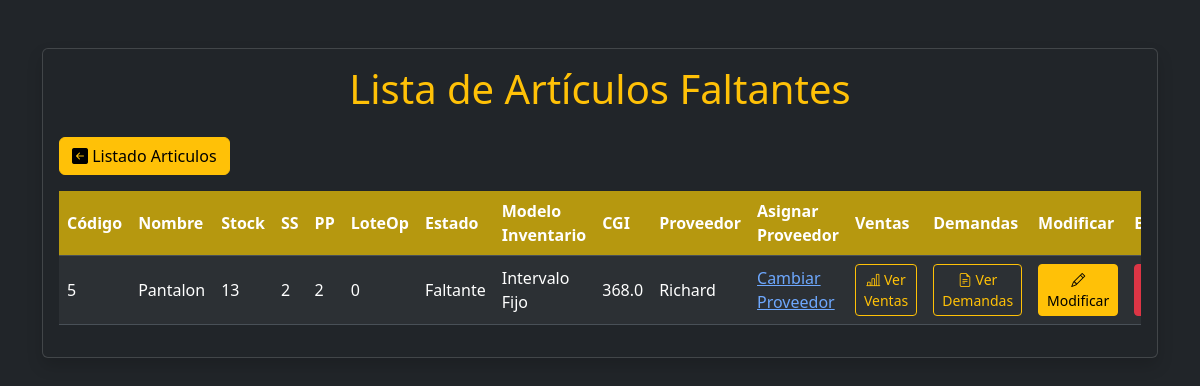
The page /lista_articulos_faltantes/ on the database as committed earlier.
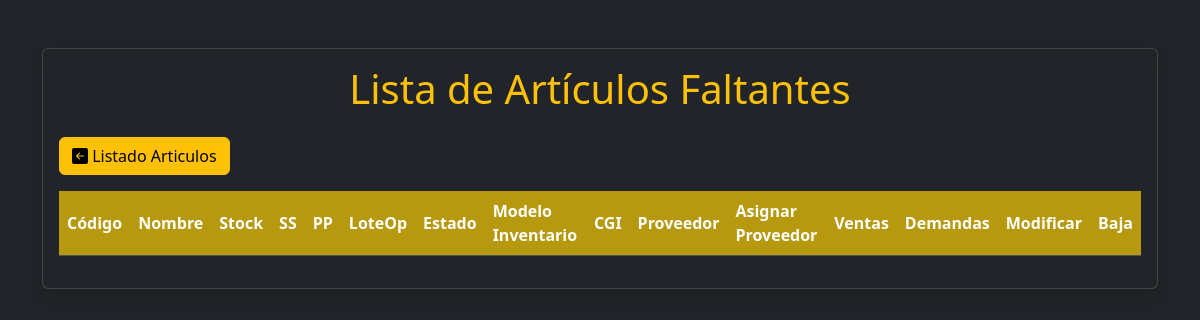
The same page on the database as committed later.
### stock/models.py (models this page shows)
class Articulo(models.Model):
    codArticulo = models.AutoField(primary_key=True)
    fechaAltaArticulo = models.DateField(auto_now_add=True)
    fechaBajaArticulo = models.DateField(null=True, blank=True)
    nombreArticulo = models.CharField(max_length=30)
    stockArticulo = models.IntegerField()
    puntoPedido = models.IntegerField(default=0)
    stockSeguridad = models.IntegerField(default=0)
    loteOptimo = models.IntegerField(default=0)
    cgi = models.FloatField(default=0)
    cantidasIntervaloFijo = models.IntegerField(default=0)
    estado = models.ForeignKey(EstadoArticulo, on_delete=models.CASCADE, related_name='articulos')
    modeloInventario = models.ForeignKey(ModeloInventario, on_delete=models.CASCADE, related_name="articulos")
    proveedor = models.ForeignKey(Proveedor, on_delete=models.CASCADE, related_name='articulos', null=True)
    metodo = models.TextField(default="", null=True, blank=True)
    prediccion_predeterminada = models.ForeignKey('Prediccion_Demanda', on_delete=models.SET_NULL, related_name='articulos_predeterminados', null=True, blank=True)

class EstadoArticulo(models.Model):
    codEA = models.AutoField(primary_key=True)
    nombreEA = models.CharField(max_length=30,null=False)
    fechaHoraBajaEA = models.DateField(null=True, blank=True)

class ModeloInventario(models.Model):
    codMI = models.AutoField(primary_key=True)
    nombreMI = models.CharField(max_length=30,null=False)

class Proveedor(models.Model):
    codProveedor = models.AutoField(primary_key=True)
    fechaBajaProveedor = models.DateField(null=True, blank=True)
    nombreProveedor = models.CharField(null=False, blank=False, max_length=30)
    diasDeDemora = models.IntegerField(null=False, blank=False)
    precioXunidad = models.FloatField(null=False, blank=False)
    costo_pedido = models.FloatField(null=False, blank=False)

### stock/views.py (the view)
# urls.py: path('lista_articulos_faltantes/', ListaArticulosFaltantes.as_view(), name='lista_articulos_faltantes'),
class ListaArticulosFaltantes(ListView):
    model = Articulo
    template_name = 'listar_articulos_faltantes.html'
    context_object_name = 'articulos'
    def get_queryset(self):
        return Articulo.objects.filter(fechaBajaArticulo__isnull=True, estado__nombreEA='Faltante')

### stock/Templates/listar_articulos_faltantes.html (shortened to what the changed rows need)
<!DOCTYPE html>
<html lang="en" data-bs-theme="dark">
<head>
    <link href="https://cdn.jsdelivr.net/npm/bootstrap@5.3.3/dist/css/bootstrap.min.css" rel="stylesheet"
>
    <link rel="stylesheet" href="https://cdn.jsdelivr.net/npm/bootstrap-icons@1.11.3/font/bootstrap-icons.min.css">
</head>
<body>
    <div class="container mt-5">
        <div class="card shadow">
            <div class="card-body">
                <h1 class="card-title mb-4 text-center text-warning">Lista de Artículos Faltantes</h1>
                <div class="table-responsive">
                    <table class="table table-striped table-hover">
                        <thead>
                            <tr>
                                <th scope="col" style="background-color: rgba(221, 182, 9, 0.795);">Código</th>
                                <th scope="col" style="background-color: rgba(221, 182, 9, 0.795);">Nombre</th>
                                <th scope="col" style="background-color: rgba(221, 182, 9, 0.795);">Stock</th>
                                <th scope="col" style="background-color: rgba(221, 182, 9, 0.795);">SS</th>
                                <th scope="col" style="background-color: rgba(221, 182, 9, 0.795);">PP</th>
                                <th scope="col" style="background-color: rgba(221, 182, 9, 0.795);">LoteOp</th>
                                <th scope="col" style="background-color: rgba(221, 182, 9, 0.795);">Estado</th>
                                <th scope="col" style="background-color: rgba(221, 182, 9, 0.795);">Modelo Inventario</th>
                                <th scope="col" style="background-color: rgba(221, 182, 9, 0.795);">CGI</th>
                                <th scope="col" style="background-color: rgba(221, 182, 9, 0.795);">Proveedor</th>
                                <th scope="col" style="background-color: rgba(221, 182, 9, 0.795);">Asignar Proveedor</th>
                                <th scope="col" style="background-color: rgba(221, 182, 9, 0.795);">Ventas</th>
                                <th scope="col" style="background-color: rgba(221, 182, 9, 0.795);">Demandas</th>
                                <th scope="col" style="background-color: rgba(221, 182, 9, 0.795);">Modificar</th>
                                <th scope="col" style="background-color: rgba(221, 182, 9, 0.795);">Baja</th>
                            </tr>
                        </thead>
                        <tbody>
                            {% for articulo in articulos %}
                            <tr>
                                <td>{{ articulo.codArticulo }}</td>
                                <td>{{ articulo.nombreArticulo }}</td>
                                <td>{{ articulo.stockArticulo }}</td>
                                <td>{{ articulo.stockSeguridad }}</td>
                                <td>{{ articulo.puntoPedido }}</td>
                                <td>{{ articulo.loteOptimo }}</td>
                                <td>{{ articulo.estado.nombreEA }}</td>
                                <td>{{ articulo.modeloInventario.nombreMI }}</td>
                                <td>{{ articulo.cgi }}</td>
                                <td>{{ articulo.proveedor.nombreProveedor }}</td>
                                <td><a href="{% url 'asignar_proveedor' articulo.pk %}">Cambiar Proveedor</a></td>
                                <td><a href="{% url 'ventas_articulo' articulo.pk %}" class="btn btn-outline-warning btn-sm"><i class="bi bi-bar-chart-line"></i> Ver Ventas</a></td>
                                <td><a href="{% url 'demandas_articulo' articulo.pk %}" class="btn btn-outline-warning btn-sm"><i class="bi bi-file-earmark-text"></i> Ver Demandas</a></td>
                                <td><a href="{% url 'modificar_articulo' articulo.pk %}" class="btn btn-warning btn-sm"><i class="bi bi-pencil"></i> Modificar</a></td>
                                <td>
                                    <form method="post" action="{% url 'baja_articulo' articulo.pk %}">
                                        <button onclick="return confirm('¿Estás seguro de que deseas dar de baja este artículo?');" type="submit" class="btn btn-danger btn-sm"> Baja</button>
                                    </form>
                                </td>
                            </tr>
                            {% endfor %}
                        </tbody>
                    </table>
                </div>
            </div>
        </div>
    </div>
</body>
</html>

Rows that differ between the two databases and show on the page:
removed Articulo: codArticulo "5", nombreArticulo "Pantalon", stockArticulo "13", stockSeguridad "2", puntoPedido "2", loteOptimo "0", estado.nombreEA "Faltante", modeloInventario.nombreMI "Intervalo Fijo", cgi "368.0", proveedor.nombreProveedor "Richard"
